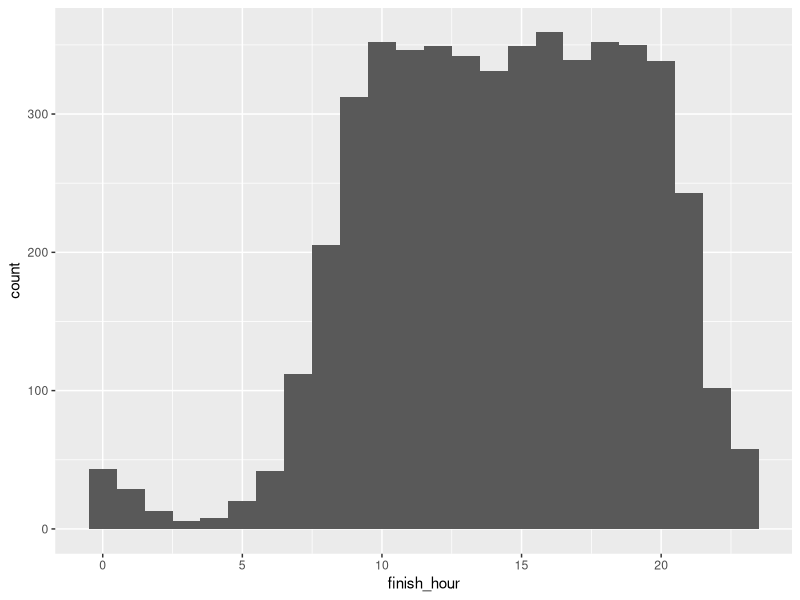
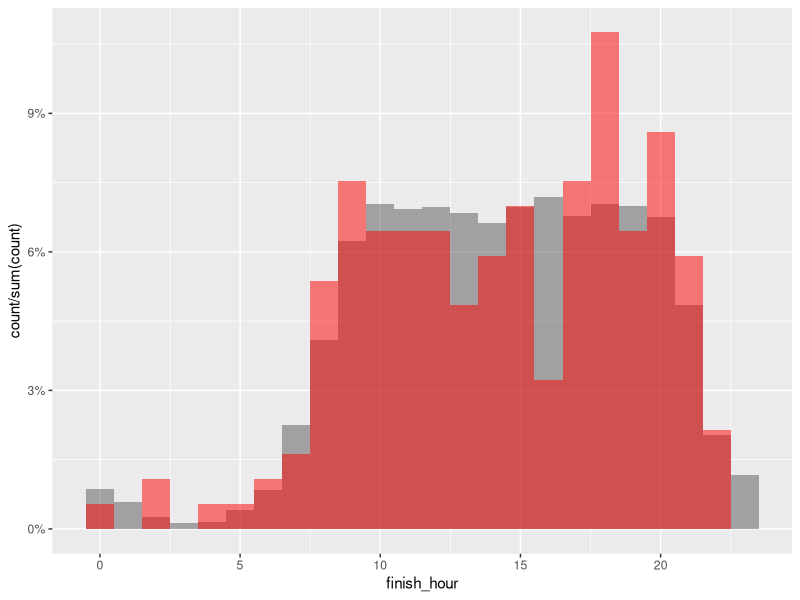
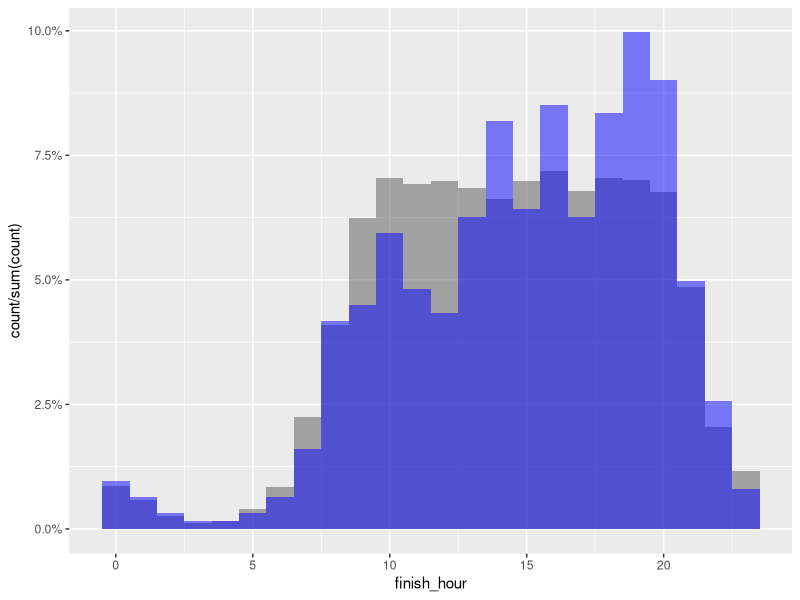
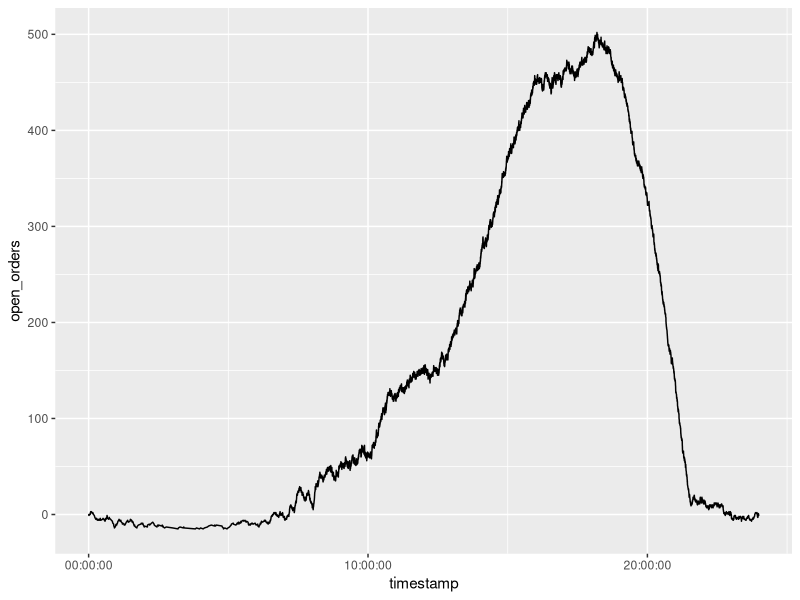
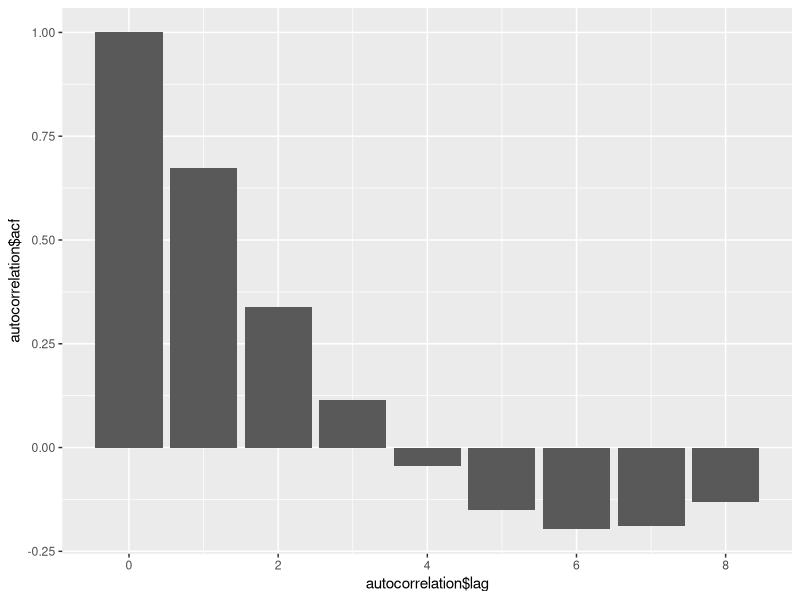

Here is the R script that generated these plots, in order:
## ---- chunk 1
library(tidyverse)
library(lubridate)
library(ggplot2)
## ---- chunk 2
df <- read_csv("data/grocery_timestamp.csv")
## ---- chunk 3
# using csv2 since the data is separated by ;
df <- read_csv2("data/grocery_timestamp.csv")
## ---- chunk 4
df$finish_hour <- lubridate::hour(df$finish_service_time)
df$pickup_hour <- lubridate::hour(df$pickup_timestamp)
## ---- chunk 5
col_sums <- df %>% select(!c(order_id,pay_method,order_hour_of_day,days_since_prior_order,finish_hour,pickup_hour)) %>% summarise(across(where(is.numeric), ~ sum(.x, na.rm = TRUE))) 
col_sums <- col_sums %>% pivot_longer(everything(),names_to = "item",values_to = "total_purchased") %>% arrange(desc(total_purchased))
print(col_sums)
## ---- chunk 6
summary <- df %>% group_by(pickup_hour) %>% summarize(value = sum(`baby food formula`))
print(summary)
g <- ggplot(data=df) + geom_histogram(aes(x=finish_hour), binwidth=1)
print(g)
## ---- chunk 7
baby_food = df[df$`baby food formula`>0,]
g <- ggplot(data=df) + geom_histogram(aes(x=finish_hour,y = stat(count) / sum(count)), bins = 24,alpha=0.5) + geom_histogram(data=baby_food,aes(x=finish_hour,y = stat(count) / sum(count)), bins = 24,alpha=0.5,fill="red") +scale_y_continuous(labels = scales::percent)
print(g)
## ---- chunk 8
item = df[df$`ice cream ice`>0,]
g <- ggplot(data=df) + geom_histogram(aes(x=finish_hour,y = stat(count) / sum(count)), bins = 24,alpha=0.5) + geom_histogram(data=item,aes(x=finish_hour,y = stat(count) / sum(count)), bins = 24,alpha=0.5,fill="blue") +scale_y_continuous(labels = scales::percent)
print(g)
## ---- chunk 9
live_orders <- df %>% select(`arrival_ timestamp`,`finish_service_time`)
live_orders$open <- 1
live_orders$closed <- -1

open_orders <- live_orders %>% select(`arrival_ timestamp`,open) %>% rename(timestamp=`arrival_ timestamp`)%>% rename(value = open)

closed_orders <- live_orders %>% select(`finish_service_time`,closed) %>% rename(timestamp=`finish_service_time`)%>% rename(value = closed)


orders <- rbind(open_orders,closed_orders) %>% arrange(timestamp)
orders$open_orders <- cumsum(orders$value)
print(orders)
## ---- chunk 10
g <- ggplot(data=orders) + geom_line(aes(x=timestamp,y=open_orders))
print(g)
## ---- chunk 11
order_summary <- orders %>% mutate(hour = hour(timestamp)) %>% group_by(hour) %>% summarize(mean_value = mean(value))
#convert to time-series object

order_vec <- as.vector(as.numeric(order_summary$mean_value))
autocorrelation <- acf(x=order_vec, lag.max=8, plot=FALSE)
## ---- chunk 12
g <- ggplot() + geom_col(aes(x=autocorrelation$lag,y=autocorrelation$acf))
print(g)
